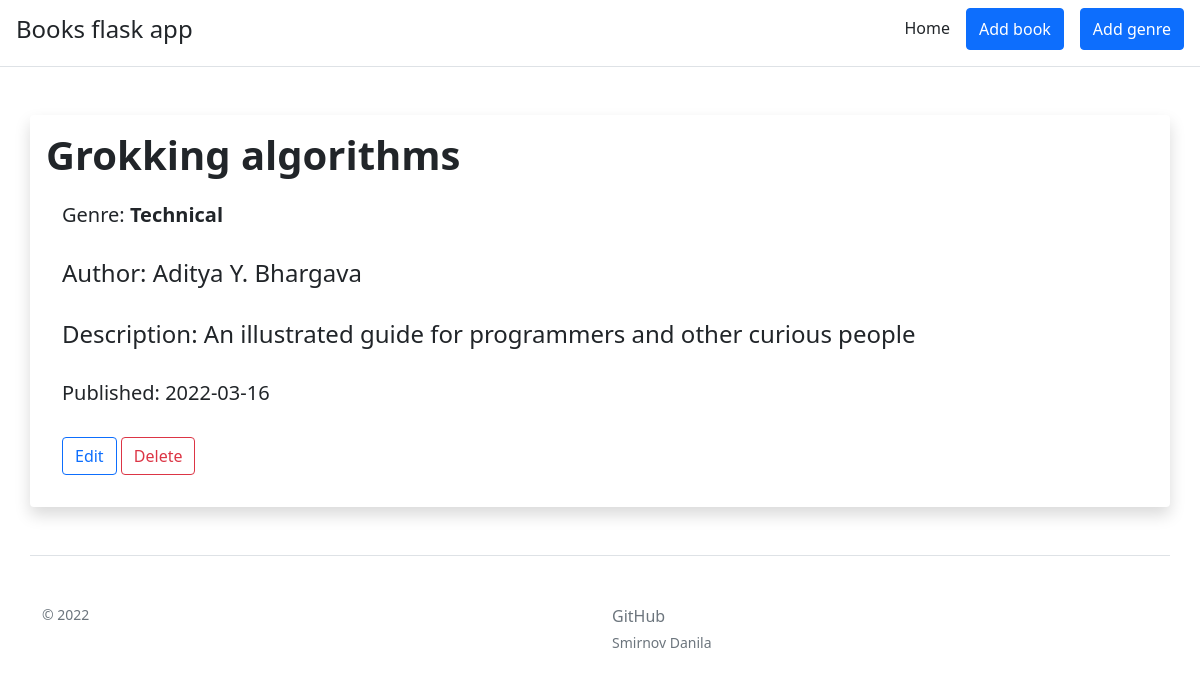
/2, run on the app's committed database.
### app.py (models this page shows, shortened)
class Books(db.Model):
    id = db.Column(db.Integer, primary_key=True)
    title = db.Column(db.String(100), nullable=False)
    genre = db.Column(db.Integer, db.ForeignKey('genres.id'), nullable=False)
    author = db.Column(db.String(100), nullable=False)
    description = db.Column(db.String(500), nullable=False)
    date = db.Column(db.DateTime, default=datetime.utcnow)

class Genres(db.Model):
    id = db.Column(db.Integer, primary_key=True)
    name = db.Column(db.String(100), nullable=False)
    books = db.relationship('Books', backref='genres', lazy=True)

### app.py (the view)
@app.route('/<int:id>')
def book_info(id):
    book = Books.query.get_or_404(id)
    genres = Genres.query.all()
    return render_template('book_info.html', book=book, genres=genres)

### templates/book_info.html (shortened to what this page needs)
{% extends 'base.html' %}
{% block body %}
<div class="container mt-5 mb-5 shadow p-3 bg-body rounded">
    <h1><b>{{ book.title }}</b></h1>
    <div class="card-body">
        <h5>Genre: <b>{{ genres[book.genre-1].name }}</b></h5>
        <br>
        <h4>Author: {{ book.author }}</h4>
        <br>
        <h4>Description: {{ book.description }}</h4>
        <br>
        <h5>Published: {{ book.date.date() }}</h5>
        <br>
        <a href="/{{ book.id }}/update" class="btn btn-outline-primary">Edit</a>
        <a href="/{{ book.id }}/delete" class="btn btn-outline-danger">Delete</a>
    </div>
</div>
{% endblock %}

### data on the page
Books: title "Grokking algorithms", genre.name "Technical", author "Aditya Y. Bhargava", description "An illustrated guide for programmers and other curious people", date "2022-03-16"
